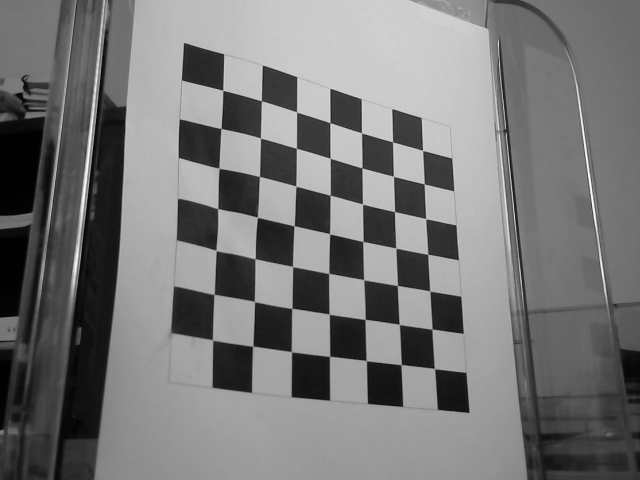
#> input picture capture_mire_0.png, 640 x 480 px, given in place of 111.jpg, which was not available
$ python Calibrage.py
#> lines starting #> are read from the running program, lines starting #| are printed output that depends on the picture; after the words box and inside, x2 and y2 are one past the last pixel; in counts of white or black regions, pixels touching at a corner belong together; long printed decimals are rounded; pictures that were not available may be replaced by others from this repository, and a replacement may not be noted
import numpy as np
import cv2
from matplotlib import pyplot as plt
import math


#Paramètrage avec le nom des images à utiliser pour le calibrage
#name_img = 'capture_mire_0.png'
#name_img2 = 'capture_mire_1.png'
name_img = '111.jpg'
name_img2 = '222.jpg'
name_img3 = '333.jpg'

#Profondeur des images à considérer
zToUse = 0 # image1
zToUse2 = 100 # image2
zToUse3 = 200 # image3

#Distance focale de la caméra
f = 4


#Lecture des images
img = cv2.imread(name_img,0)
#> img is the input picture: shape (480, 640); min 1, max 251, mean 118.9
img2 = cv2.imread(name_img2,0)
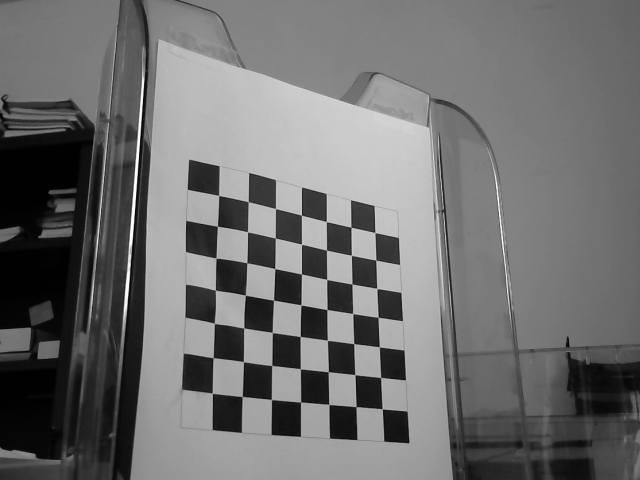
#> input picture capture_mire_1.png, 640 x 480 px, given in place of 222.jpg, which was not available
#> img2 is the input picture: shape (480, 640); min 1, max 255, mean 110.7
img3 = cv2.imread(name_img3,0)

#Calibrage à partir des photos d'origine
#img = cv2.imread('WIN_20201012_14_35_29_Pro.jpg',0)
#img = cv2.imread('WIN_20201012_14_35_01_Pro.jpg',0)
#img2 = cv2.imread('WIN_20201012_14_34_36_Pro.jpg',0)


#Recherche des coordonnées des intersections des damiers et affichage sur les images
#NB : les intersections sont classées de gauche à droite puis de haut en bas en
#començant en haut à gauche.
found, coord_px = cv2.findChessboardCorners(img, (7, 7), None)
#> found = True; coord_px = 49 rows, first 8: [222.8, 90.36], [261.5, 100.9], [296.6, 112], [330.1, 122.7], [361.5, 132.9], [392.5, 141.9], [422.6, 150.5], [220.9, 128.5]
found, coord_px2 = cv2.findChessboardCorners(img2, (7, 7), None)
#> coord_px2 = 49 rows, first 8: [218.7, 195.5], [248.3, 201.7], [275.5, 208.6], [301.4, 215.2], [326.4, 221.6], [351, 227.3], [374.8, 232.6], [217.4, 226.2]
cv2.drawChessboardCorners(img, (7,7), coord_px, found)
#> img: shape (480, 640); 3.64% of pixels changed, all inside (x1, y1, x2, y2) = (207, 84, 441, 375)
cv2.drawChessboardCorners(img2, (7,7), coord_px2, found)
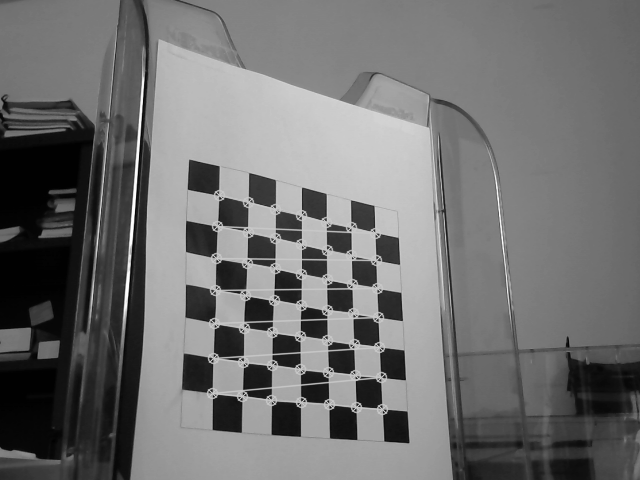
#> img2: shape (480, 640); 3.16% of pixels changed, all inside (x1, y1, x2, y2) = (206, 189, 389, 416)

#Coordonnées des coins sur l'image en réalité (coordonnées objet de la mire)
coord_mm = [[[20*i, 20*j] for i in range(7)] for j in range(7)]
coord_mm = np.reshape(coord_mm, np.shape(coord_px))

#Taille de l'image
i2, i1 = np.shape(img)
#> i2 = 480; i1 = 640
#Centre de l'image, origine du repère image.
i1 = i1/2
#> i1 = 320
i2 = i2/2
#> i2 = 240

#Détermination du signe de oc2 en fonction de la position de l'origine du repère objet
#projeté sur l'image en fonction du centre e l'image (origine du repère image)
sgnO2c =(i2 > coord_px[0,0,1]) * (-1) + (i2 < coord_px[0,0,1]) * 1
#> sgnO2c = -1

#Réagencement des variable (facilitation des calculs à l'aide de numpy.arrays)
coord_px = np.array(coord_px)
coord_px2 = np.array(coord_px2)
coord_im = np.concatenate((coord_px[:,0], coord_px2[:,0]), axis = 0)
#> coord_im = 98 pairs, first value 212.4 to 434.3, second value 90.36 to 408.8

#Séparation des coordonnées selon l'axe e1 et e2
U1 = np.concatenate((coord_px[:,:,0], coord_px2[:,:,0]), axis = 0) - i1
#> U1 = 98 values, max 114.3 at index 48, min -107.6 at index 91, mean -7.14
U2 = np.concatenate((coord_px[:,:,1], coord_px2[:,:,1]), axis = 0) - i2
#> U2 = 98 values, max 168.8 at index 97, min -149.6 at index 0, mean 30.6


###############################
# Début de la méthode de Tsaï #
###############################

##
# Récupération des valeurs |oc2|, oc1, r11, r12,  r13, r21, r22, r23 :
# Résolution du système U1 = A L
##

#Création du système matriciel
U = [[U2[i][0]]*4 + [-U1[i][0]]*3 for i in range(len(U1))]
#> U = 98 items
x0 = [coord_mm[i,0,:].tolist() + [zToUse, 1] + coord_mm[i,0,:].tolist() + [zToUse] for i in range(np.shape(coord_px)[0])]
x0 += [coord_mm[i,0,:].tolist() + [zToUse2, 1] + coord_mm[i,0,:].tolist() + [zToUse2] for i in range(np.shape(coord_px2)[0])]

#Multiplication de Hadamard pour obtenir la matrice A
A = np.multiply(U,x0)
#Inversion de la matrice A
A_inv = np.linalg.pinv(A)
#Résolution du système linéaire, récupération de lamatrice L (notée l)
l=np.dot(A_inv,U1)
#> l = [-0.0119, -1.05e-05, 0.00235, 0.645, -0.00252, -0.0133, -0.00624]
l=l.T
l=l[0]

#Récupération des valeurs
modo2c=1/math.sqrt(l[4]**2+l[5]**2+l[6]**2)         # module de o2c
#> modo2c = 66.97
beta=modo2c*math.sqrt(l[0]**2+l[1]**2+l[2]**2)
#> beta = 0.815
o2c = sgnO2c * modo2c
#> o2c = -66.97
o1c=l[3]*o2c/beta
#> o1c = -53.01
r11=l[0]*o2c/beta
#> r11 = 0.981
r12=l[1]*o2c/beta
#> r12 = 0.000859
r13=l[2]*o2c/beta
#> r13 = -0.193
r21=l[4]*o2c
#> r21 = 0.169
r22=l[5]*o2c
#> r22 = 0.893
r23=l[6]*o2c
#> r23 = 0.418

##
# Récupération des valeurs r31, r32, r33 par produit vectoriel
##

#Création de vecteurs
r1 = np.array([r11,r12,r13])
#> r1 = [0.981, 0.000859, -0.193]
r2 = np.array([r21,r22,r23])
#> r2 = [0.169, 0.893, 0.418]
#Produit vectoriel
r3 = np.cross(r1,r2)
#> r3 = [0.173, -0.442, 0.876]
#Isolation des valeurs
r31=r3[0]
#> r31 = 0.173
r32=r3[1]
#> r32 = -0.442
r33=r3[2]
#> r33 = 0.876

##
# Récupération des angles d'Euler permettant de vérifier la cohérence du calibrage, phi, gamma et omega
##
phi=-math.atan(r23/r33)
#> phi = -0.445
gamma=-math.atan(r12/r11)
#> gamma = -0.000876
omega=math.atan(r13/(-r23*math.sin(phi)+r33*math.cos(phi)))
#> omega = -0.196

##
#Information utilisateur permettant la vérification de la cohérence du calibrage
##

print("La valeur attendu de Beta est proche de 1\n Valeur de Beta obtenue après calibrage : ",beta,"\n Angles d'Euler obtenus après calibrage [phi,gamma,omega]", np.array([phi, gamma, omega])*180/math.pi)
#| La valeur attendu de Beta est proche de 1
#|  Valeur de Beta obtenue après calibrage :  0.8147
#|  Angles d'Euler obtenus après calibrage [phi,gamma,omega] [-25.502  -0.05017  -11.242]

##
# Récupération des valeurs oc3 et f2 :
# Résolution du système B M = R
##

#Création du système matriciel
x0bis = np.array([coord_mm[i,0,:].tolist() + [zToUse] for i in range(np.shape(coord_px)[0])]).T
x0bis = np.concatenate((x0bis,np.array([coord_mm[i,0,:].tolist() + [zToUse2] for i in range(np.shape(coord_px2)[0])]).T), axis = 1)
vecR2 = np.reshape(-(np.dot(r2, x0bis)+o2c), np.shape(U2))
#> vecR2 = 98 values, max 66.97 at index 0, min -102.2 at index 97, mean -17.61
#Obtention de B
B = np.concatenate([U2, vecR2], axis = 1)
#> B = 98 pairs, first value -149.6 to 168.8, second value -102.2 to 66.97

#Obtention de R
vecR3 = np.reshape((np.dot(r3, x0bis)), np.shape(U2))
#> vecR3 = 98 values, max 108.3 at index 55, min -53.1 at index 42, mean 27.59
R = np.multiply(vecR3, -U2) #multiply ok
#> R = 98 values, max 5309.1 at index 42, min -9317 at index 97, mean -1236.3

#Inversion de B puis résolution du système matriciel
B_inv = np.linalg.pinv(B)
M = np.dot(B_inv, R)
#> M = [270.5, 559.3]

#Isolation des valeurs
o3c = M[0]
#> o3c = [270.5]
f2 = M[1]
#> f2 = [559.3]

##
# Récupération des valeurs s2 et s1 la taille d'un pixel du capteur à partir de :
# beta = f1/f2 = s2/s1 et f2 = f/s2
##

s2 = f/f2
#> s2 = [0.00715]
s1 = s2/beta
#> s1 = [0.00878]

print("Distance focale f de la caméra ",f)
print("Taille d'un pixel du capteur s1xs2 : ",s1,"x",s2)
#| Taille d'un pixel du capteur s1xs2 :  [0.008778] x [0.007151]

f1=f/s1
#> f1 = [455.7]

##
# Affichage des resultats de la calibration
##

# Ajout des coordonées objets de la troisième image
x0bis_3_images = np.concatenate((x0bis,np.array([coord_mm[i,0,:].tolist() + [zToUse3] for i in range(np.shape(coord_px2)[0])]).T), axis = 1)

# Images en couleurs
img_print = cv2.imread(name_img,3)
img2_print = cv2.imread(name_img2,3)
img3_print = cv2.imread(name_img3,3)


# Paramètres de cv2.circle pour dessiner des cercles
thickness = 2
radius = 4
color = (158, 108, 253) #BRG

# Boucle sur les points à reconstruire
for loop in range(np.shape(x0bis_3_images)[1]) :

    # Reconstruction des points pixels à partir des points objets
    reproduced_U11 = f1*(r11*x0bis_3_images[0][loop]+r12*x0bis_3_images[1][loop]+r13*x0bis_3_images[2][loop]+o1c)/(r31*x0bis_3_images[0][loop]+r32*x0bis_3_images[1][loop]+r33*x0bis_3_images[2][loop]+o3c) + i1
    reproduced_U22 = f2*(r21*x0bis_3_images[0][loop]+r22*x0bis_3_images[1][loop]+r23*x0bis_3_images[2][loop]+o2c)/(r31*x0bis_3_images[0][loop]+r32*x0bis_3_images[1][loop]+r33*x0bis_3_images[2][loop]+o3c) + i2
    center_coordinates = (int(reproduced_U11), int(reproduced_U22))
    #if loop < np.shape(x0bis)[1]/2:
    if loop < np.shape(x0bis_3_images)[1]/3:
        cv2.circle(img_print, center_coordinates, radius, color, thickness) # dessine un cercle
    #else:
    elif loop < np.shape(x0bis_3_images)[1]*2/3:
        cv2.circle(img2_print, center_coordinates, radius, color, thickness) # dessine un cercle
    else :
        cv2.circle(img3_print, center_coordinates, radius, color, thickness) # dessine un cercle
#> this loop made 147 passes
#> (reproduced_U11, reproduced_U22, center_coordinates) on passes 1 to 12: ([230.7], [101.5], (230, 101)), ([264.5], [110.2], (264, 110)), ([297.4], [118.6], (297, 118)), ([329.5], [126.8], (329, 126)), ([360.9], [134.8], (360, 134)), ([391.4], [142.6], (391, 142)), ([421.3], [150.3], (421, 150)), ([227.7], [135], (227, 135)), ([262.7], [143.5], (262, 143)), ([296.7], [151.8], (296, 151)), ([329.9], [159.8], (329, 159)), ([362.2], [167.7], (362, 167))
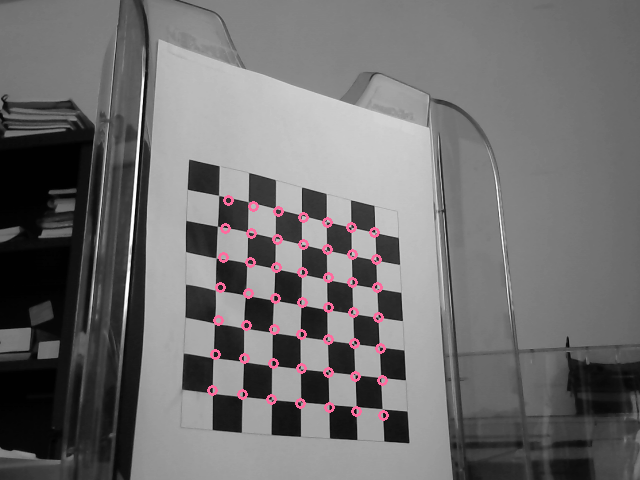
#> img2_print: shape (480, 640, 3); 1.08% of pixels changed, all inside (x1, y1, x2, y2) = (207, 195, 389, 421)
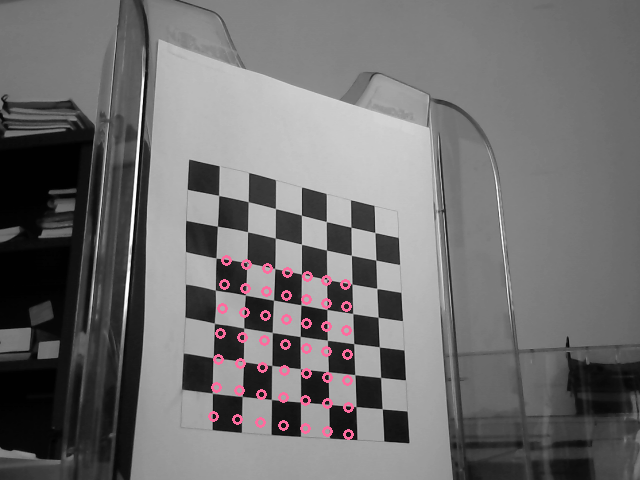
#> img3_print: shape (480, 640, 3); 1.08% of pixels changed, all inside (x1, y1, x2, y2) = (208, 255, 354, 440)
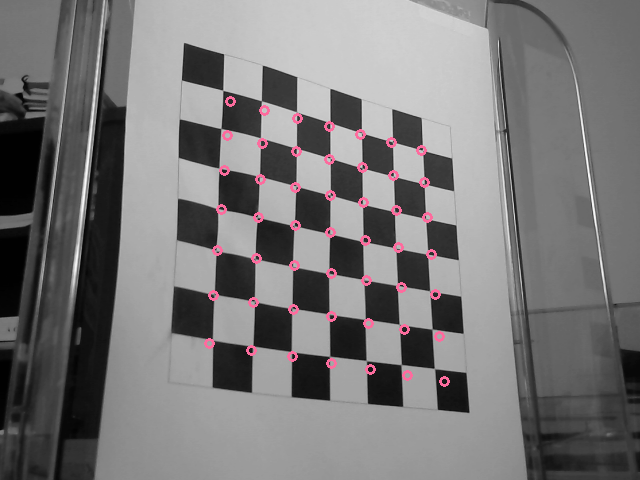
#> img_print: shape (480, 640, 3); 1.08% of pixels changed, all inside (x1, y1, x2, y2) = (204, 96, 450, 387)


cv2.imshow('image 1', img_print) #affichage
cv2.imshow('image 2', img2_print) #affichage
cv2.imshow('image 3', img3_print) #affichage


##
# Calibrage de la camera par cv2
##

# Points objets en float32
objpoints = np.array(x0bis.T,np.float32)
# Points images en float32
imgpoints = np.array(coord_im, np.float32)
#> imgpoints has the same summary as coord_im

# Image que l'on veut modifier en enlevant les distortions de la camera
img = cv2.imread('2222.jpg')
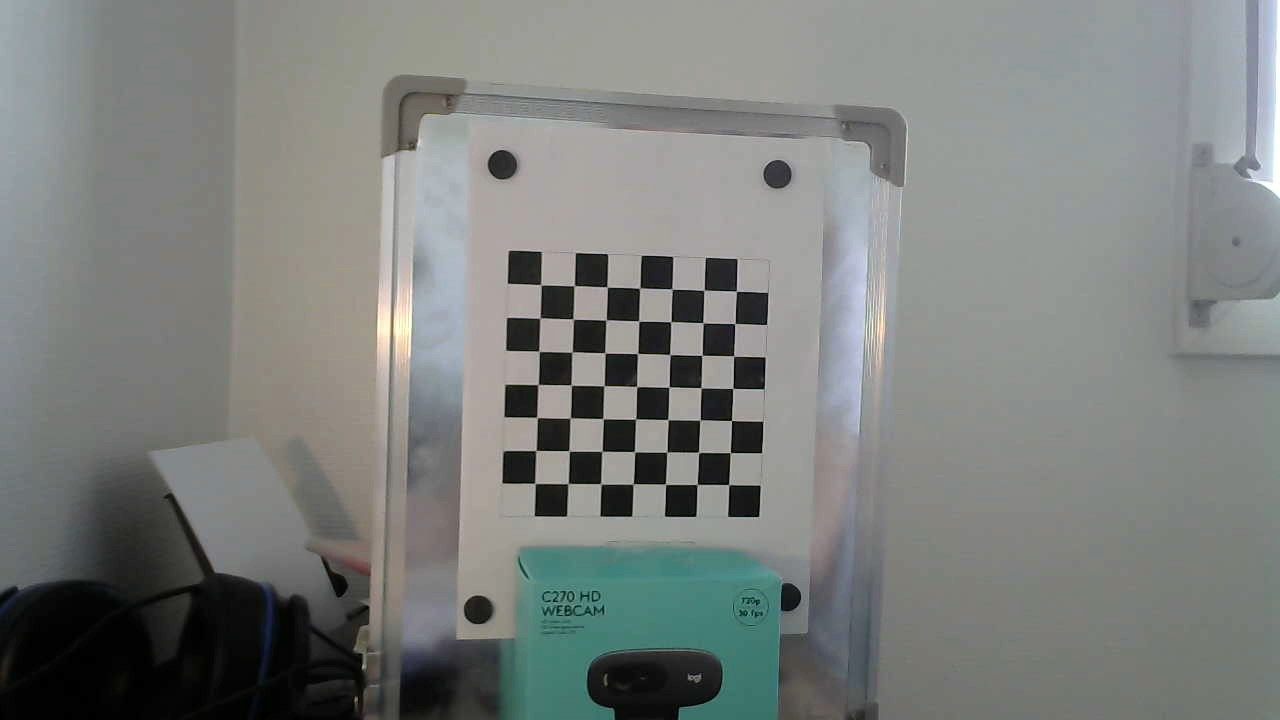
#> input picture 2222.jpg, 1280 x 720 px
#> img is the input picture: shape (720, 1280, 3); mean B, G, R 125, 127.5, 124.1
img_size = (img.shape[1], img.shape[0])
#> img_size = (1280, 720)

# Estimation automatique des paramètres intrinsèques de la camera par cv2
camera_matrix = cv2.initCameraMatrix2D([objpoints],[imgpoints], img_size)
#> camera_matrix = [[230.1, 0, 639.5], [0, 230.1, 359.5], [0, 0, 1]]

# Calibrage automatique de la camera par cv2
ret, mtx, dist, rvecs, tvecs = cv2.calibrateCamera(np.array([objpoints],dtype=np.float32),np.array([imgpoints],dtype=np.float32), img_size, camera_matrix, None, flags=cv2.CALIB_USE_INTRINSIC_GUESS)
#> ret = 0.944; mtx = [[516.4, 0, 529.8], [0, 625.2, 323.9], [0, 0, 1]]; dist = [[-0.000417, -0.71, -0.0393, 0.00647, 0.933]]; rvecs = ([-0.344, -0.588, -0.0119],); tvecs = ([-170.3, -101.9, 274.5],)

# Retrait des deformations de la camera
dst = cv2.undistort(img, mtx, dist, None, mtx)
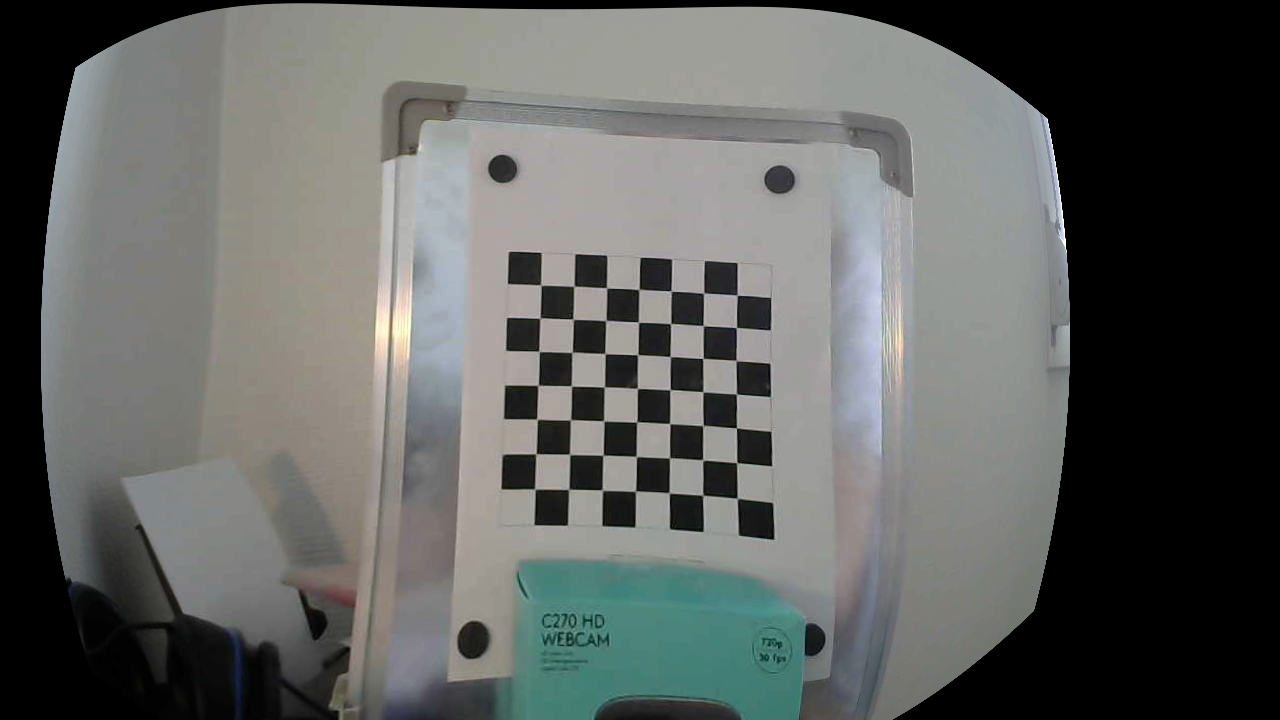
#> dst: shape (720, 1280, 3); mean B, G, R 95.2, 97.6, 95.2
cv2.imwrite('./1111_undist.png',dst)

cv2.imshow('undist', dst) #affichage

cv2.waitKey(0)
cv2.destroyAllWindows()
